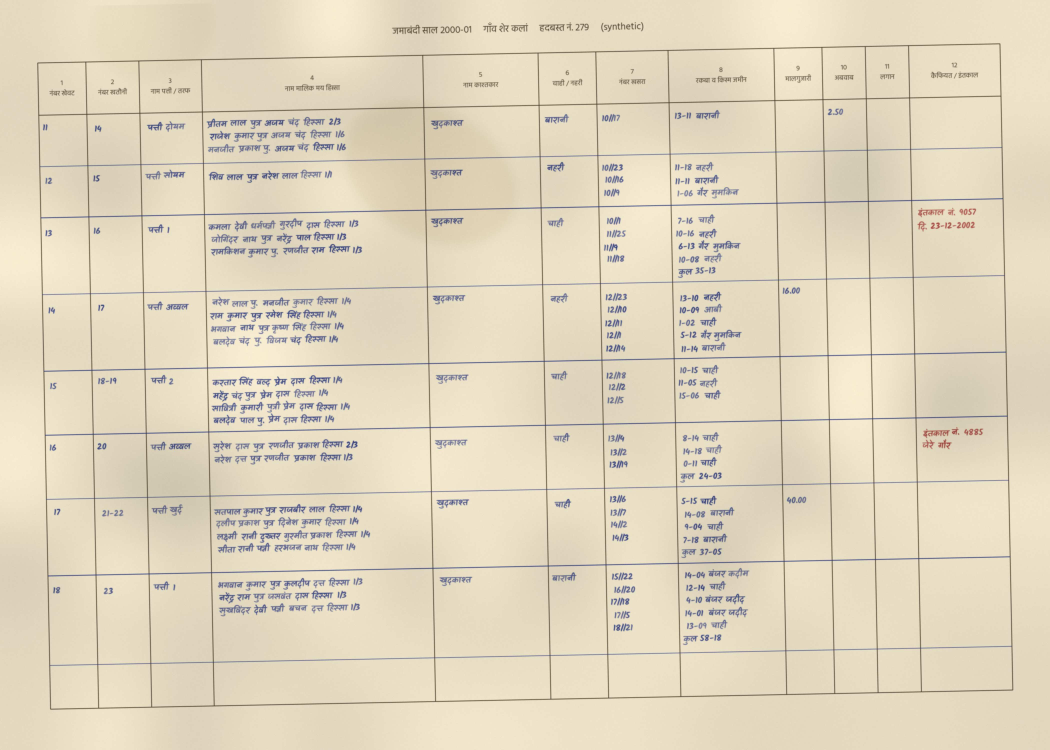
#> input picture data/sample/pages/V000-P0002.png, 4200 x 3000 px (shown at 1/4 size)
$ python -i steps.py   (imports and definitions only)
#> lines starting #> are read from the running program, lines starting #| are printed output that depends on the picture; after the words box and inside, x2 and y2 are one past the last pixel; in counts of white or black regions, pixels touching at a corner belong together
"""Image preprocessing steps (report 4.4, Figure 2). Each step is a pure function on a grayscale page."""
from __future__ import annotations

from pathlib import Path

import cv2
import numpy as np
from skimage.filters import threshold_sauvola

IMAGE_EXTS = {".png", ".jpg", ".jpeg", ".tif", ".tiff", ".bmp"}


# ----------------------------------------------------------------------------- 1. ingest


# [32 lines left out: functions load_pages, correct_illumination, not called in this run]


# ----------------------------------------------------------------------------- 3. denoise


def denoise(gray: np.ndarray, h: int = 10) -> np.ndarray:
    """Non-local means: removes paper texture without thinning strokes."""
    return cv2.fastNlMeansDenoising(gray, None, h=h, templateWindowSize=7, searchWindowSize=21)


# ----------------------------------------------------------------------------- 4. deskew


def estimate_skew(gray: np.ndarray, max_deg: float = 10.0, work_width: int = 1600) -> float:
    """Skew of the page in degrees (cv2 convention: positive = counter-clockwise).

    Probabilistic Hough on the edge map finds the long ruling lines; the median of
    their deviations from horizontal / vertical is the skew. Returns 0.0 when no
    long lines are found.
    """
    scale = work_width / gray.shape[1]
    small = cv2.resize(gray, (work_width, int(gray.shape[0] * scale)), interpolation=cv2.INTER_AREA)
    edges = cv2.Canny(small, 50, 150, apertureSize=3)
    min_len = int(0.25 * min(small.shape))
    lines = cv2.HoughLinesP(edges, 1, np.pi / 1800, threshold=120, minLineLength=min_len, maxLineGap=15)
    if lines is None:
        return 0.0
    devs = []
    # Support both (N,1,4) and (N,4) shapes from HoughLinesP
    line_vals = lines[:, 0] if lines.ndim == 3 else lines
    for x1, y1, x2, y2 in line_vals:
        ang = np.degrees(np.arctan2(y2 - y1, x2 - x1))
        ang = (ang + 90) % 180 - 90                      # (-90, 90]
        if abs(ang) <= max_deg:                          # near-horizontal
            devs.append(ang)
        elif abs(abs(ang) - 90) <= max_deg:              # near-vertical
            devs.append(ang - 90 if ang > 0 else ang + 90)
    if not devs:
        return 0.0
    # image y points down, so a line tilted up to the right has a negative angle
    return float(-np.median(devs))


# [17 lines left out: functions rotate, binarise, not called in this run]

>>> import cv2
>>> picture = cv2.imread('../../../data/sample/pages/V000-P0002.png', cv2.IMREAD_GRAYSCALE)
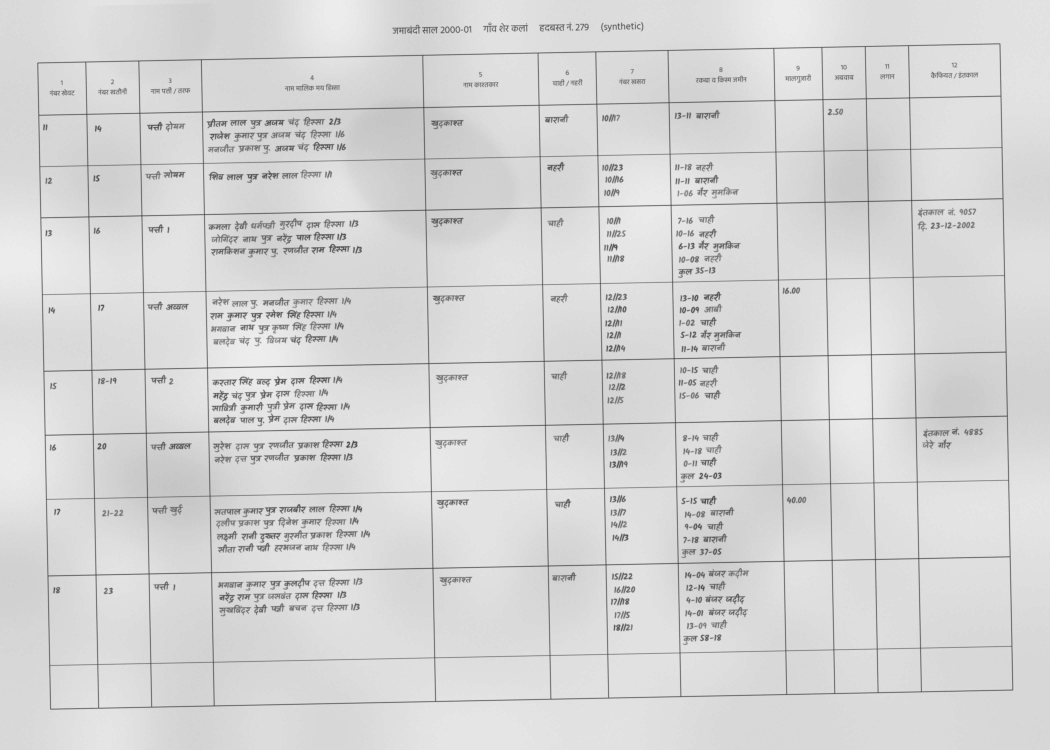
#> picture: shape (3000, 4200) (shown at 1/4 size); min 48, max 245, mean 213.6
>>> result = estimate_skew(picture)
#> in estimate_skew, `edges = cv2.Canny(small, 50, 150, apertureSize=3)`:
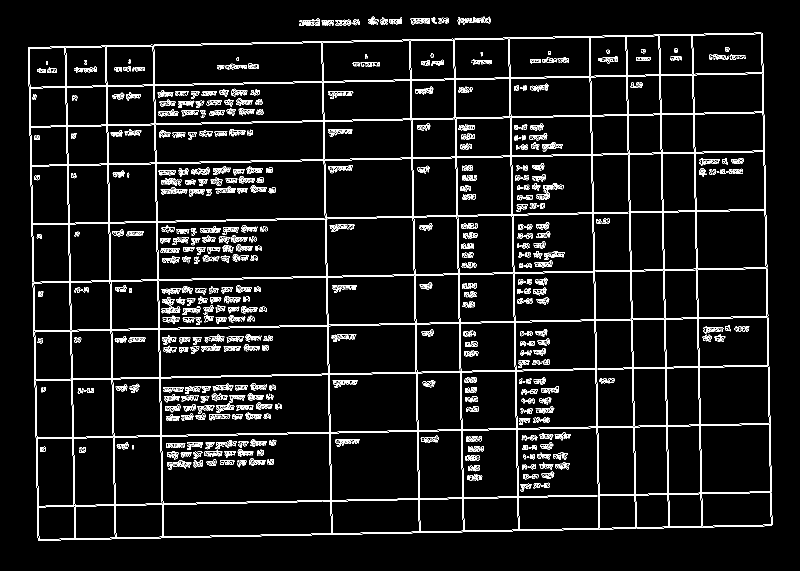
#> edges: shape (1142, 1600) (shown at 1/2 size); 5.6% white in thin lines or dots, all inside (x1, y1, x2, y2) = (56, 33, 1545, 1081)
#> in estimate_skew, `lines = cv2.HoughLinesP(edges, 1, np.pi / 1800, threshold=120, minLine..`: lines = 61 rows, first 6: [702, 1066, 1290, 1054], [67, 663, 660, 652], [1181, 855, 1540, 848], [101, 448, 1056, 430], [59, 252, 804, 238], [757, 82, 1524, 67]
#> in estimate_skew, `line_vals = lines[:, 0] if lines.ndim == 3 else lines`: line_vals has the same summary as lines
#> the loop in estimate_skew, `for x1, y1, x2, y2 in line_vals:` made 61 passes
#> (x1, y1, x2, y2, ang) on passes 1 to 12: (702, 1066, 1290, 1054, -1.17), (67, 663, 660, 652, -1.06), (1181, 855, 1540, 848, -1.12), (101, 448, 1056, 430, -1.08), (59, 252, 804, 238, -1.08), (757, 82, 1524, 67, -1.12), (352, 326, 1356, 307, -1.08), (473, 1072, 1377, 1055, -1.08), (63, 447, 400, 441, -1.02), (457, 653, 1362, 636, -1.08), (98, 329, 951, 313, -1.07), (623, 864, 1540, 847, -1.06)
#> ang on pass 61: -0.998
#> after the loop in estimate_skew, `for x1, y1, x2, y2 in line_vals:`: devs = 61 values, max -0.949 at index 54, min -1.17 at index 0, mean -1.08
#> result = 1.08

$ run again, on data/sample/pages/V000-P0003.png
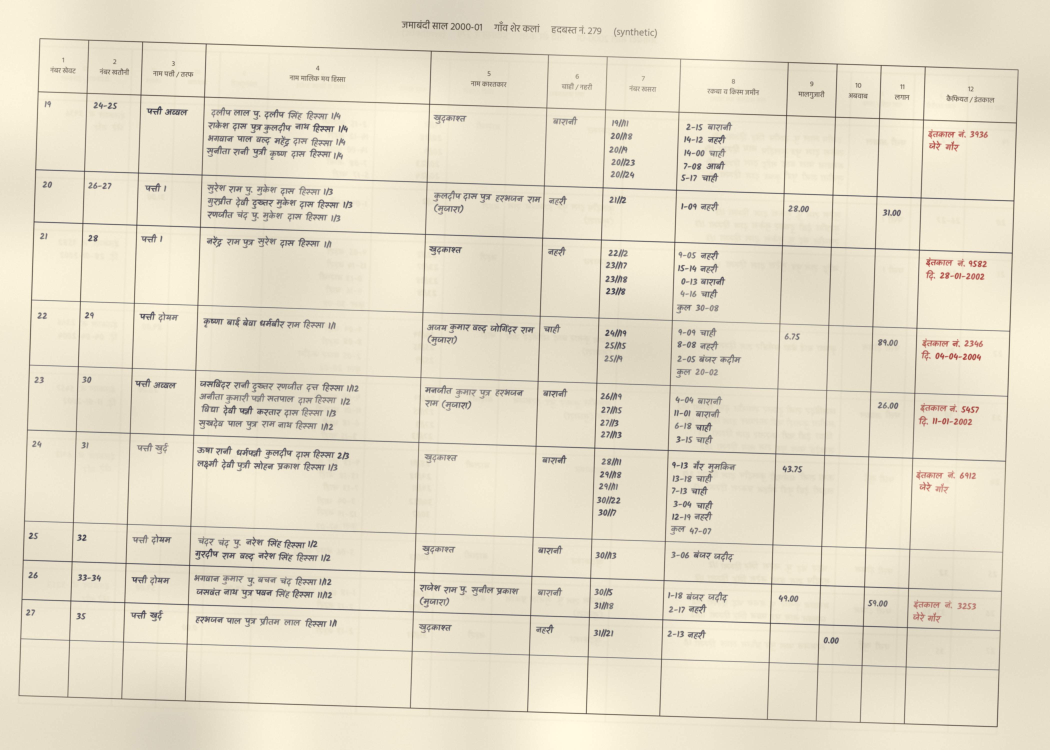
#> input picture data/sample/pages/V000-P0003.png, 4200 x 3000 px (shown at 1/4 size)
#> `picture = cv2.imread('../../../data/sample/pages/V000-P0002.png', cv2...`:
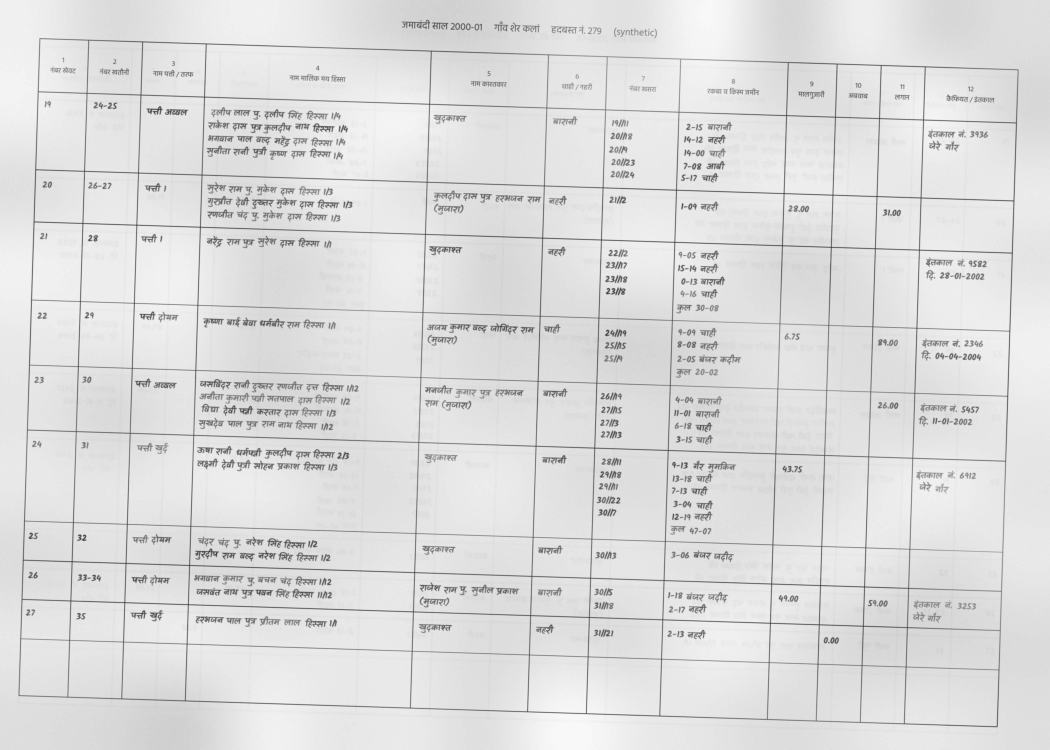
#> picture: shape (3000, 4200) (shown at 1/4 size); min 37, max 251, mean 221
#> in estimate_skew, `edges = cv2.Canny(small, 50, 150, apertureSize=3)`:
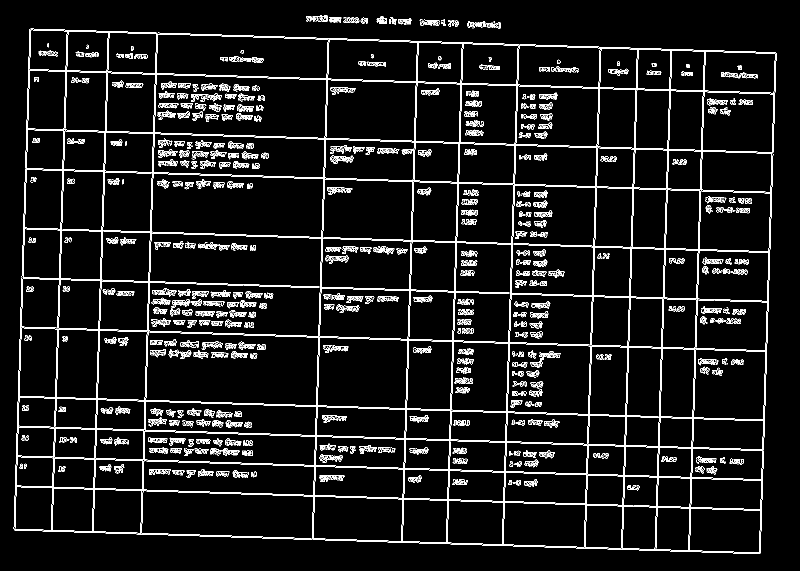
#> edges: shape (1142, 1600) (shown at 1/2 size); 6.1% white in thin lines or dots
#> lines = 56 rows, first 6: [40, 656, 1533, 703], [43, 557, 1536, 604], [44, 555, 1536, 602], [168, 978, 1523, 1021], [32, 911, 1525, 958], [53, 337, 1543, 383]
#> line_vals has the same summary as lines
#> the loop in estimate_skew, `for x1, y1, x2, y2 in line_vals:` made 56 passes
#> (x1, y1, x2, y2, ang) on passes 1 to 8: (40, 656, 1533, 703, 1.8), (43, 557, 1536, 604, 1.8), (44, 555, 1536, 602, 1.8), (168, 978, 1523, 1021, 1.82), (32, 911, 1525, 958, 1.8), (53, 337, 1543, 383, 1.77), (50, 339, 1543, 386, 1.8), (30, 971, 921, 999, 1.8)
#> after the loop in estimate_skew, `for x1, y1, x2, y2 in line_vals:`: devs = 56 values, max 1.87 at index 43, min 1.67 at index 49, mean 1.8
#> result = -1.8

$ run again, on data/sample/pages/V000-P0004.png
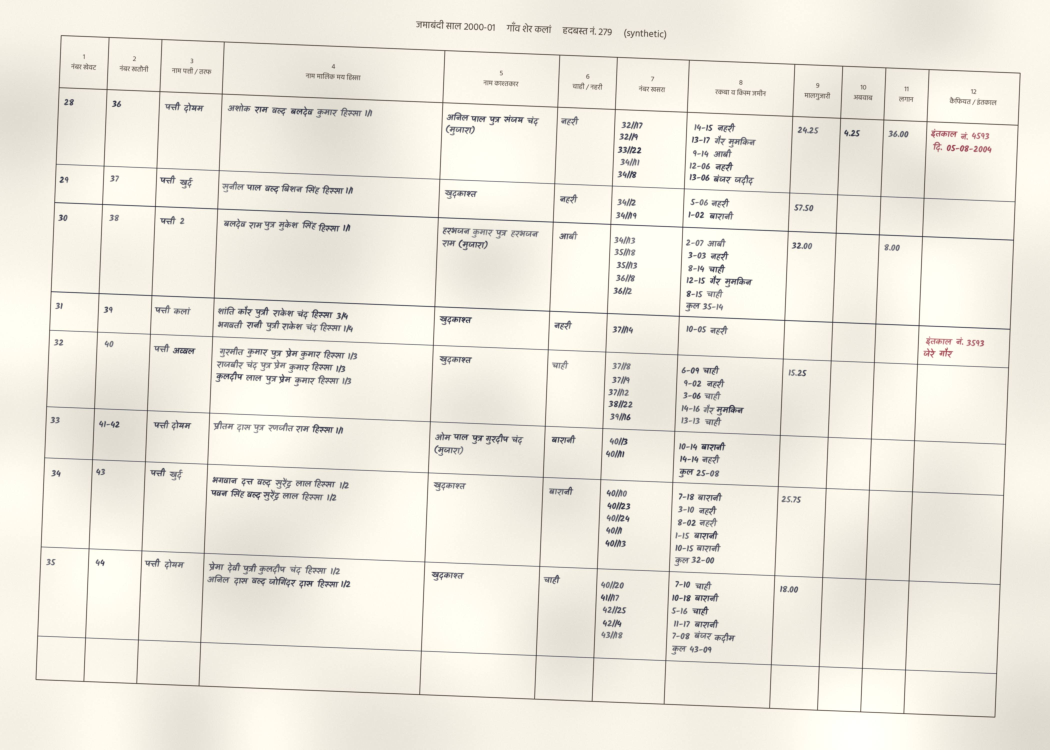
#> input picture data/sample/pages/V000-P0004.png, 4200 x 3000 px (shown at 1/4 size)
#> in estimate_skew, `edges = cv2.Canny(small, 50, 150, apertureSize=3)`:
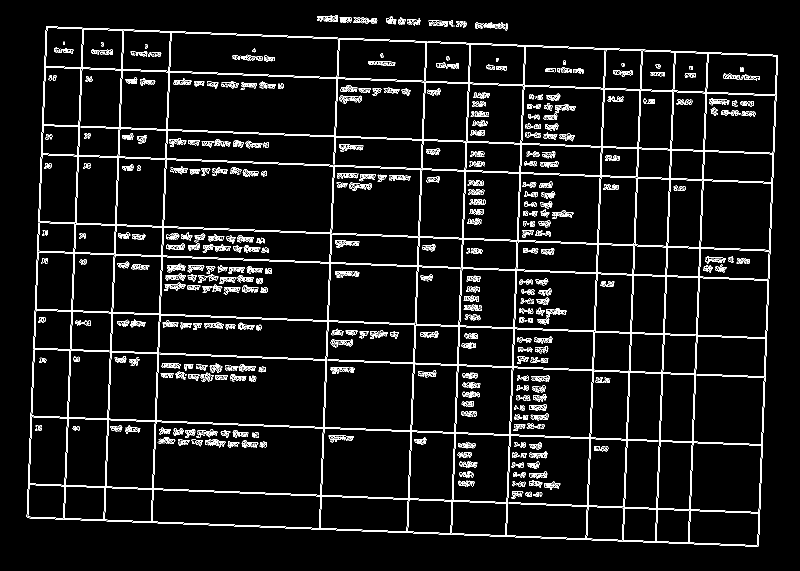
#> edges: shape (1142, 1600) (shown at 1/2 size); 5.3% white in thin lines or dots, all inside (x1, y1, x2, y2) = (53, 30, 1556, 1093)
#> lines = 72 rows, first 6: [69, 698, 1468, 752], [280, 451, 1540, 500], [470, 1050, 1517, 1090], [502, 851, 1524, 890], [219, 702, 1530, 752], [79, 445, 1540, 501]
#> line_vals has the same summary as lines
#> the loop in estimate_skew, `for x1, y1, x2, y2 in line_vals:` made 72 passes
#> (x1, y1, x2, y2, ang) on passes 1 to 8: (69, 698, 1468, 752, 2.21), (280, 451, 1540, 500, 2.23), (470, 1050, 1517, 1090, 2.19), (502, 851, 1524, 890, 2.19), (219, 702, 1530, 752, 2.18), (79, 445, 1540, 501, 2.2), (952, 285, 1547, 308, 2.21), (82, 308, 1545, 364, 2.19)
#> after the loop in estimate_skew, `for x1, y1, x2, y2 in line_vals:`: devs = 72 values, max 2.33 at index 38, min 2.08 at index 64, mean 2.21
#> result = -2.21
